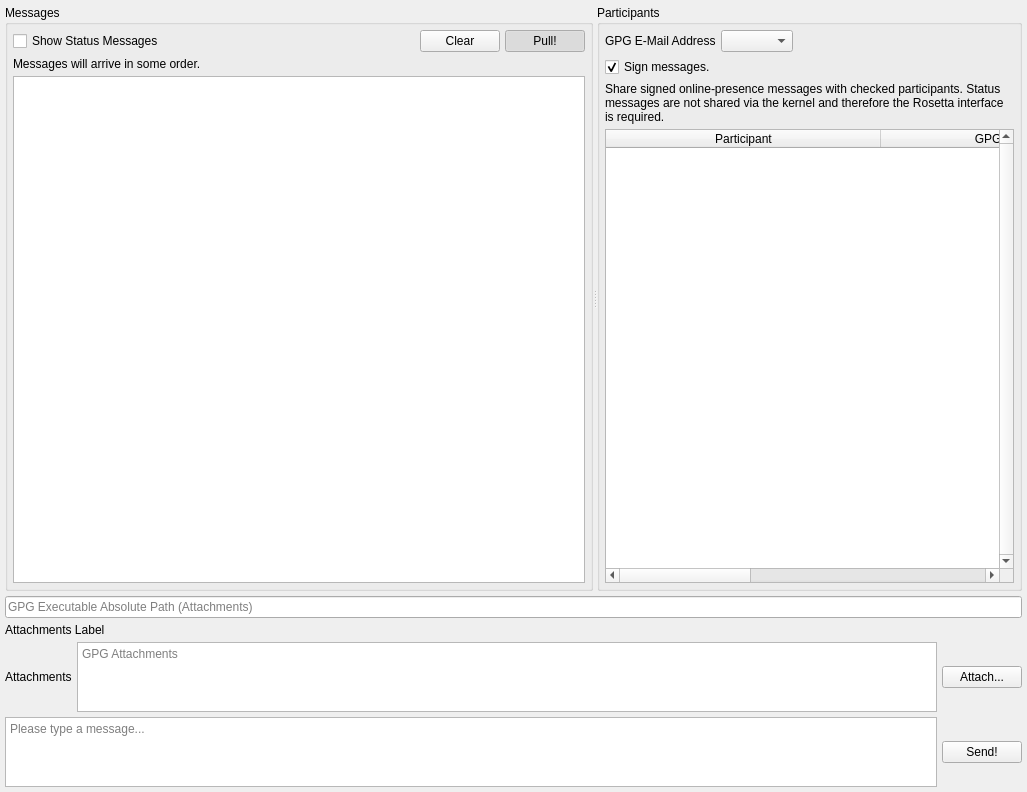
                 <widget class="QWidget" name="scrollAreaWidgetContents_2">
                  <property name="geometry">
                   <rect>
                    <x>0</x>
                    <y>-201</y>
                    <width>1027</width>
                    <height>792</height>
                   </rect>
                  </property>
                  <layout class="QHBoxLayout" name="horizontalLayout_25">
                   <property name="spacing">
                    <number>5</number>
                   </property>
                   <property name="leftMargin">
                    <number>5</number>
                   </property>
                   <property name="topMargin">
                    <number>5</number>
                   </property>
                   <property name="rightMargin">
                    <number>5</number>
                   </property>
                   <property name="bottomMargin">
                    <number>5</number>
                   </property>
                   <item>
                    <layout class="QVBoxLayout" name="verticalLayout_24">
                     <property name="spacing">
                      <number>5</number>
                     </property>
                     <item>
                      <widget class="QSplitter" name="chatHorizontalSplitter">
                       <property name="orientation">
                        <enum>Qt::Horizontal</enum>
                       </property>
                       <widget class="QGroupBox" name="groupBox_13">
                        <property name="title">
                         <string>Messages</string>
                        </property>
                        <layout class="QVBoxLayout" name="verticalLayout_14">
                         <property name="spacing">
                          <number>5</number>
                         </property>
                         <property name="leftMargin">
                          <number>5</number>
                         </property>
                         <property name="topMargin">
                          <number>5</number>
                         </property>
                         <property name="rightMargin">
                          <number>5</number>
                         </property>
                         <property name="bottomMargin">
                          <number>5</number>
                         </property>
                         <item>
                          <layout class="QHBoxLayout" name="horizontalLayout_30">
                           <property name="spacing">
                            <number>5</number>
                           </property>
                           <item>
                            <widget class="QCheckBox" name="gpg_show_status_messages">
                             <property name="toolTip">
                              <string>&lt;html&gt;&lt;head/&gt;&lt;body&gt;&lt;p&gt;For example, show that a GIT message file was generated correctly.&lt;/p&gt;&lt;/body&gt;&lt;/html&gt;</string>
                             </property>
                             <property name="text">
                              <string>Show Status Messages</string>
                             </property>
                            </widget>
                           </item>
                           <item>
                            <spacer name="horizontalSpacer_26">
                             <property name="orientation">
                              <enum>Qt::Horizontal</enum>
                             </property>
                             <property name="sizeHint" stdset="0">
                              <size>
                               <width>40</width>
                               <height>20</height>
                              </size>
                             </property>
                            </spacer>
                           </item>
                           <item>
                            <widget class="QPushButton" name="clear_gpg">
                             <property name="text">
                              <string>Clear</string>
                             </property>
                            </widget>
                           </item>
                           <item>
                            <widget class="QPushButton" name="gpg_pull">
                             <property name="toolTip">
                              <string>&lt;html&gt;&lt;head/&gt;&lt;body&gt;&lt;p&gt;If checked, automatically pull every five seconds. Please be careful as some GIT servers may decline requests! If the kernel is active, this function is ignored.&lt;/p&gt;&lt;/body&gt;&lt;/html&gt;</string>
                             </property>
                             <property name="text">
                              <string>Pull!</string>
                             </property>
                             <property name="checkable">
                              <bool>true</bool>
                             </property>
                             <property name="checked">
                              <bool>true</bool>
                             </property>
                            </widget>
                           </item>
                          </layout>
                         </item>
                         <item>
                          <widget class="QLabel" name="label_7">
                           <property name="text">
                            <string>Messages will arrive in some order.</string>
                           </property>
                          </widget>
                         </item>
                         <item>
                          <widget class="QTextBrowser" name="gpg_messages">
                           <property name="tabChangesFocus">
                            <bool>true</bool>
                           </property>
                           <property name="textInteractionFlags">
                            <set>Qt::LinksAccessibleByKeyboard|Qt::LinksAccessibleByMouse|Qt::TextBrowserInteraction|Qt::TextSelectableByKeyboard|Qt::TextSelectableByMouse</set>
                           </property>
                           <property name="openLinks">
                            <bool>false</bool>
                           </property>
                          </widget>
                         </item>
                        </layout>
                       </widget>
                       <widget class="QGroupBox" name="groupBox_14">
                        <property name="title">
                         <string>Participants</string>
                        </property>
                        <layout class="QVBoxLayout" name="verticalLayout_23">
                         <property name="spacing">
                          <number>5</number>
                         </property>
                         <property name="leftMargin">
                          <number>5</number>
                         </property>
                         <property name="topMargin">
                          <number>5</number>
                         </property>
                         <property name="rightMargin">
                          <number>5</number>
                         </property>
                         <property name="bottomMargin">
                          <number>5</number>
                         </property>
                         <item>
                          <layout class="QHBoxLayout" name="horizontalLayout_23">
                           <property name="spacing">
                            <number>5</number>
                           </property>
                           <item>
                            <widget class="QLabel" name="label_10">
                             <property name="text">
                              <string>GPG E-Mail Address</string>
                             </property>
                            </widget>
                           </item>
                           <item>
                            <widget class="QComboBox" name="gpg_address">
                             <property name="sizeAdjustPolicy">
                              <enum>QComboBox::AdjustToContents</enum>
                             </property>
                            </widget>
                           </item>
                           <item>
                            <spacer name="horizontalSpacer_16">
                             <property name="orientation">
                              <enum>Qt::Horizontal</enum>
                             </property>
                             <property name="sizeHint" stdset="0">
                              <size>
                               <width>40</width>
                               <height>20</height>
                              </size>
                             </property>
                            </spacer>
                           </item>
                          </layout>
                         </item>
                         <item>
                          <layout class="QHBoxLayout" name="horizontalLayout_6">
                           <item>
                            <widget class="QCheckBox" name="gpg_sign_messages">
                             <property name="toolTip">
                              <string>&lt;html&gt;&lt;head/&gt;&lt;body&gt;&lt;p&gt;A dialog may be displayed prompting for the password of the key ring. Attachments and status messages are always signed.&lt;/p&gt;&lt;/body&gt;&lt;/html&gt;</string>
                             </property>
                             <property name="text">
                              <string>Sign messages.</string>
                             </property>
                             <property name="checked">
                              <bool>true</bool>
                             </property>
                            </widget>
                           </item>
                           <item>
                            <spacer name="horizontalSpacer_13">
                             <property name="orientation">
                              <enum>Qt::Horizontal</enum>
                             </property>
                             <property name="sizeHint" stdset="0">
                              <size>
                               <width>40</width>
                               <height>20</height>
                              </size>
                             </property>
                            </spacer>
                           </item>
                          </layout>
                         </item>
                         <item>
                          <widget class="QLabel" name="label_9">
                           <property name="text">
                            <string>&lt;html&gt;&lt;head/&gt;&lt;body&gt;&lt;p&gt;Share signed online-presence messages with checked participants. Status messages are not shared via the kernel and therefore the Rosetta interface is required.&lt;/p&gt;&lt;/body&gt;&lt;/html&gt;</string>
                           </property>
                           <property name="wordWrap">
                            <bool>true</bool>
                           </property>
                          </widget>
                         </item>
                         <item>
                          <widget class="QTableWidget" name="gpg_participants">
                           <property name="verticalScrollBarPolicy">
                            <enum>Qt::ScrollBarAlwaysOn</enum>
                           </property>
                           <property name="alternatingRowColors">
                            <bool>true</bool>
                           </property>
                           <property name="selectionBehavior">
                            <enum>QAbstractItemView::SelectRows</enum>
                           </property>
                           <property name="verticalScrollMode">
                            <enum>QAbstractItemView::ScrollPerPixel</enum>
                           </property>
                           <property name="horizontalScrollMode">
                            <enum>QAbstractItemView::ScrollPerPixel</enum>
                           </property>
                           <property name="sortingEnabled">
                            <bool>true</bool>
                           </property>
                           <attribute name="horizontalHeaderMinimumSectionSize">
                            <number>150</number>
                           </attribute>
                           <attribute name="horizontalHeaderDefaultSectionSize">
                            <number>275</number>
                           </attribute>
                           <attribute name="horizontalHeaderStretchLastSection">
                            <bool>true</bool>
                           </attribute>
                           <attribute name="verticalHeaderVisible">
                            <bool>false</bool>
                           </attribute>
                           <column>
                            <property name="text">
                             <string>Participant</string>
                            </property>
                           </column>
                           <column>
                            <property name="text">
                             <string>GPG Fingerprint</string>
                            </property>
                           </column>
                           <column>
                            <property name="text">
                             <string>Public Key Hash</string>
                            </property>
                           </column>
                           <column>
                            <property name="text">
                             <string>Key Information</string>
                            </property>
                           </column>
                          </widget>
                         </item>
                        </layout>
                       </widget>
                      </widget>
                     </item>
                     <item>
                      <widget class="QLineEdit" name="gpg">
                       <property name="toolTip">
                        <string>&lt;html&gt;&lt;head/&gt;&lt;body&gt;&lt;p&gt;The minimum version of GPG must be 2.1!&lt;/p&gt;&lt;/body&gt;&lt;/html&gt;</string>
                       </property>
                       <property name="placeholderText">
                        <string>GPG Executable Absolute Path (Attachments)</string>
                       </property>
                       <property name="clearButtonEnabled">
                        <bool>true</bool>
                       </property>
                      </widget>
                     </item>
                     <item>
                      <widget class="QLabel" name="attachments_label">
                       <property name="sizePolicy">
                        <sizepolicy hsizetype="Preferred" vsizetype="Maximum">
                         <horstretch>0</horstretch>
                         <verstretch>0</verstretch>
                        </sizepolicy>
                       </property>
                       <property name="text">
                        <string>Attachments Label</string>
                       </property>
                       <property name="wordWrap">
                        <bool>true</bool>
                       </property>
                      </widget>
                     </item>
                     <item>
                      <layout class="QHBoxLayout" name="horizontalLayout_51">
                       <property name="spacing">
                        <number>5</number>
                       </property>
                       <item>
                        <widget class="QLabel" name="label_8">
                         <property name="text">
                          <string>Attachments</string>
                         </property>
                        </widget>
                       </item>
                       <item>
                        <widget class="spoton_textbrowser" name="attachments">
                         <property name="sizePolicy">
                          <sizepolicy hsizetype="Expanding" vsizetype="Maximum">
                           <horstretch>0</horstretch>
                           <verstretch>0</verstretch>
                          </sizepolicy>
                         </property>
                         <property name="toolTip">
                          <string>Click an attachment to remove it.</string>
                         </property>
                         <property name="tabChangesFocus">
                          <bool>true</bool>
                         </property>
                         <property name="placeholderText">
                          <string>GPG Attachments</string>
                         </property>
                         <property name="openLinks">
                          <bool>false</bool>
                         </property>
                        </widget>
                       </item>
                       <item>
                        <widget class="QPushButton" name="attach">
                         <property name="text">
                          <string>Attach...</string>
                         </property>
                        </widget>
                       </item>
                      </layout>
                     </item>
                     <item>
                      <layout class="QHBoxLayout" name="horizontalLayout_31">
                       <property name="spacing">
                        <number>5</number>
                       </property>
                       <item>
                        <widget class="spoton_textedit" name="gpg_message">
                         <property name="sizePolicy">
                          <sizepolicy hsizetype="Expanding" vsizetype="Maximum">
                           <horstretch>0</horstretch>
                           <verstretch>0</verstretch>
                          </sizepolicy>
                         </property>
                         <property name="tabChangesFocus">
                          <bool>true</bool>
                         </property>
                         <property name="acceptRichText">
                          <bool>false</bool>
                         </property>
                         <property name="placeholderText">
                          <string>Please type a message...</string>
                         </property>
                        </widget>
                       </item>
                       <item>
                        <layout class="QVBoxLayout" name="verticalLayout_25">
                         <property name="spacing">
                          <number>5</number>
                         </property>
                         <item>
                          <widget class="QPushButton" name="gpg_send">
                           <property name="toolTip">
                            <string>&lt;html&gt;&lt;head/&gt;&lt;body&gt;&lt;table border=&quot;0&quot; style=&quot; margin-top:0px; margin-bottom:0px; margin-left:0px; margin-right:0px;&quot; width=&quot;754&quot; cellspacing=&quot;2&quot; cellpadding=&quot;0&quot;&gt;&lt;tr&gt;&lt;td colspan=&quot;3&quot; bgcolor=&quot;#ffffca&quot;&gt;&lt;p align=&quot;center&quot;&gt;&lt;span style=&quot; font-size:18pt; font-weight:600;&quot;&gt;List of Emoticons&lt;/span&gt;&lt;/p&gt;&lt;/td&gt;&lt;td width=&quot;20&quot; rowspan=&quot;10&quot; bgcolor=&quot;#66cc99&quot;/&gt;&lt;td width=&quot;120&quot; bgcolor=&quot;#ffffca&quot;&gt;&lt;p align=&quot;center&quot;&gt;&lt;span style=&quot; font-size:18pt;&quot;&gt;:-)(-:&lt;/span&gt;&lt;/p&gt;&lt;/td&gt;&lt;td width=&quot;110&quot; bgcolor=&quot;#ffffca&quot;&gt;&lt;p&gt;&lt;span style=&quot; font-size:18pt;&quot;&gt;kiss&lt;/span&gt;&lt;/p&gt;&lt;/td&gt;&lt;td width=&quot;70&quot; bgcolor=&quot;#ffffca&quot;&gt;&lt;p align=&quot;center&quot;&gt;&lt;img src=&quot;:/emoticons/kiss.png&quot;/&gt;&lt;/p&gt;&lt;/td&gt;&lt;/tr&gt;&lt;tr&gt;&lt;td width=&quot;120&quot; bgcolor=&quot;#ffffca&quot;&gt;&lt;p align=&quot;center&quot;&gt;&lt;span style=&quot; font-size:18pt;&quot;&gt;O:-)&lt;/span&gt;&lt;/p&gt;&lt;/td&gt;&lt;td width=&quot;110&quot; bgcolor=&quot;#ffffca&quot;&gt;&lt;p&gt;&lt;span style=&quot; font-size:18pt;&quot;&gt;angel&lt;/span&gt;&lt;/p&gt;&lt;/td&gt;&lt;td width=&quot;70&quot; bgcolor=&quot;#ffffca&quot;&gt;&lt;p align=&quot;center&quot;&gt;&lt;img src=&quot;:/emoticons/angel.png&quot;/&gt;&lt;/p&gt;&lt;/td&gt;&lt;td bgcolor=&quot;#ffffca&quot;&gt;&lt;p align=&quot;center&quot;&gt;&lt;span style=&quot; font-size:18pt;&quot;&gt;:|&lt;/span&gt;&lt;/p&gt;&lt;/td&gt;&lt;td bgcolor=&quot;#ffffca&quot;&gt;&lt;p&gt;&lt;span style=&quot; font-size:18pt;&quot;&gt;neutral&lt;/span&gt;&lt;/p&gt;&lt;/td&gt;&lt;td bgcolor=&quot;#ffffca&quot;&gt;&lt;p align=&quot;center&quot;&gt;&lt;img src=&quot;:/emoticons/neutral.png&quot;/&gt;&lt;/p&gt;&lt;/td&gt;&lt;/tr&gt;&lt;tr&gt;&lt;td bgcolor=&quot;#ffffca&quot;&gt;&lt;p align=&quot;center&quot;&gt;&lt;span style=&quot; font-size:18pt; background-color:#ffffca;&quot;&gt;:-||&lt;/span&gt;&lt;/p&gt;&lt;/td&gt;&lt;td bgcolor=&quot;#ffffca&quot;&gt;&lt;p&gt;&lt;span style=&quot; font-size:18pt;&quot;&gt;angry&lt;/span&gt;&lt;/p&gt;&lt;/td&gt;&lt;td bgcolor=&quot;#ffffca&quot;&gt;&lt;p align=&quot;center&quot;&gt;&lt;img src=&quot;:/emoticons/angry.png&quot;/&gt;&lt;/p&gt;&lt;/td&gt;&lt;td bgcolor=&quot;#ffffca&quot;&gt;&lt;p align=&quot;center&quot;&gt;&lt;span style=&quot; font-size:18pt;&quot;&gt;(t)&lt;/span&gt;&lt;/p&gt;&lt;/td&gt;&lt;td bgcolor=&quot;#ffffca&quot;&gt;&lt;p&gt;&lt;span style=&quot; font-size:18pt;&quot;&gt;phone&lt;/span&gt;&lt;/p&gt;&lt;/td&gt;&lt;td bgcolor=&quot;#ffffca&quot;&gt;&lt;p align=&quot;center&quot;&gt;&lt;img src=&quot;:/emoticons/phone.png&quot;/&gt;&lt;/p&gt;&lt;/td&gt;&lt;/tr&gt;&lt;tr&gt;&lt;td bgcolor=&quot;#ffffca&quot;&gt;&lt;p align=&quot;center&quot;&gt;&lt;span style=&quot; font-size:18pt;&quot;&gt;:-/ &lt;/span&gt;&lt;/p&gt;&lt;/td&gt;&lt;td bgcolor=&quot;#ffffca&quot;&gt;&lt;p&gt;&lt;span style=&quot; font-size:18pt;&quot;&gt;confused&lt;/span&gt;&lt;/p&gt;&lt;/td&gt;&lt;td bgcolor=&quot;#ffffca&quot;&gt;&lt;p align=&quot;center&quot;&gt;&lt;img src=&quot;:/emoticons/confused.png&quot;/&gt;&lt;/p&gt;&lt;/td&gt;&lt;td bgcolor=&quot;#ffffca&quot;&gt;&lt;p align=&quot;center&quot;&gt;&lt;span style=&quot; font-size:18pt;&quot;&gt;@&amp;gt;--&amp;gt;--&lt;/span&gt;&lt;/p&gt;&lt;/td&gt;&lt;td bgcolor=&quot;#ffffca&quot;&gt;&lt;p&gt;&lt;span style=&quot; font-size:18pt;&quot;&gt;rose&lt;/span&gt;&lt;/p&gt;&lt;/td&gt;&lt;td bgcolor=&quot;#ffffca&quot;&gt;&lt;p align=&quot;center&quot;&gt;&lt;img src=&quot;:/emoticons/rose.png&quot;/&gt;&lt;/p&gt;&lt;/td&gt;&lt;/tr&gt;&lt;tr&gt;&lt;td bgcolor=&quot;#ffffca&quot;&gt;&lt;p align=&quot;center&quot;&gt;&lt;span style=&quot; font-size:18pt;&quot;&gt;8-)&lt;/span&gt;&lt;/p&gt;&lt;/td&gt;&lt;td bgcolor=&quot;#ffffca&quot;&gt;&lt;p&gt;&lt;span style=&quot; font-size:18pt;&quot;&gt;cool&lt;/span&gt;&lt;/p&gt;&lt;/td&gt;&lt;td bgcolor=&quot;#ffffca&quot;&gt;&lt;p align=&quot;center&quot;&gt;&lt;img src=&quot;:/emoticons/glasses-cool.png&quot;/&gt;&lt;/p&gt;&lt;/td&gt;&lt;td bgcolor=&quot;#ffffca&quot;&gt;&lt;p align=&quot;center&quot;&gt;&lt;span style=&quot; font-size:18pt;&quot;&gt;:-(&lt;/span&gt;&lt;/p&gt;&lt;/td&gt;&lt;td bgcolor=&quot;#ffffca&quot;&gt;&lt;p&gt;&lt;span style=&quot; font-size:18pt;&quot;&gt;sad&lt;/span&gt;&lt;/p&gt;&lt;/td&gt;&lt;td bgcolor=&quot;#ffffca&quot;&gt;&lt;p align=&quot;center&quot;&gt;&lt;img src=&quot;:/emoticons/sad.png&quot;/&gt;&lt;/p&gt;&lt;/td&gt;&lt;/tr&gt;&lt;tr&gt;&lt;td bgcolor=&quot;#ffffca&quot;&gt;&lt;p align=&quot;center&quot;&gt;&lt;span style=&quot; font-size:18pt;&quot;&gt;:'(&lt;/span&gt;&lt;/p&gt;&lt;/td&gt;&lt;td bgcolor=&quot;#ffffca&quot;&gt;&lt;p&gt;&lt;span style=&quot; font-size:18pt;&quot;&gt;crying&lt;/span&gt;&lt;/p&gt;&lt;/td&gt;&lt;td bgcolor=&quot;#ffffca&quot;&gt;&lt;p align=&quot;center&quot;&gt;&lt;img src=&quot;:/emoticons/crying.png&quot;/&gt;&lt;/p&gt;&lt;/td&gt;&lt;td bgcolor=&quot;#ffffca&quot;&gt;&lt;p align=&quot;center&quot;&gt;&lt;span style=&quot; font-size:18pt;&quot;&gt;:-O&lt;/span&gt;&lt;/p&gt;&lt;/td&gt;&lt;td bgcolor=&quot;#ffffca&quot;&gt;&lt;p&gt;&lt;span style=&quot; font-size:18pt;&quot;&gt;shocked&lt;/span&gt;&lt;/p&gt;&lt;/td&gt;&lt;td bgcolor=&quot;#ffffca&quot;&gt;&lt;p align=&quot;center&quot;&gt;&lt;img src=&quot;:/emoticons/shocked.png&quot;/&gt;&lt;/p&gt;&lt;/td&gt;&lt;/tr&gt;&lt;tr&gt;&lt;td bgcolor=&quot;#ffffca&quot;&gt;&lt;p align=&quot;center&quot;&gt;&lt;span style=&quot; font-size:18pt;&quot;&gt;o-)&lt;/span&gt;&lt;/p&gt;&lt;/td&gt;&lt;td bgcolor=&quot;#ffffca&quot;&gt;&lt;p&gt;&lt;span style=&quot; font-size:18pt;&quot;&gt;cyclops&lt;/span&gt;&lt;/p&gt;&lt;/td&gt;&lt;td bgcolor=&quot;#ffffca&quot;&gt;&lt;p align=&quot;center&quot;&gt;&lt;img src=&quot;:/emoticons/cyclops.png&quot;/&gt;&lt;/p&gt;&lt;/td&gt;&lt;td bgcolor=&quot;#ffffca&quot;&gt;&lt;p align=&quot;center&quot;&gt;&lt;span style=&quot; font-size:18pt;&quot;&gt;C:-)&lt;/span&gt;&lt;/p&gt;&lt;/td&gt;&lt;td bgcolor=&quot;#ffffca&quot;&gt;&lt;p&gt;&lt;span style=&quot; font-size:18pt;&quot;&gt;skywalker&lt;/span&gt;&lt;/p&gt;&lt;/td&gt;&lt;td bgcolor=&quot;#ffffca&quot;&gt;&lt;p align=&quot;center&quot;&gt;&lt;img src=&quot;:/emoticons/skywalker.png&quot;/&gt;&lt;/p&gt;&lt;/td&gt;&lt;/tr&gt;&lt;tr&gt;&lt;td bgcolor=&quot;#ffffca&quot;&gt;&lt;p align=&quot;center&quot;&gt;&lt;span style=&quot; font-size:18pt;&quot;&gt;}:)&lt;/span&gt;&lt;/p&gt;&lt;/td&gt;&lt;td bgcolor=&quot;#ffffca&quot;&gt;&lt;p&gt;&lt;span style=&quot; font-size:18pt;&quot;&gt;devil&lt;/span&gt;&lt;/p&gt;&lt;/td&gt;&lt;td bgcolor=&quot;#ffffca&quot;&gt;&lt;p align=&quot;center&quot;&gt;&lt;img src=&quot;:/emoticons/devil.png&quot;/&gt;&lt;/p&gt;&lt;/td&gt;&lt;td bgcolor=&quot;#ffffca&quot;&gt;&lt;p align=&quot;center&quot;&gt;&lt;span style=&quot; font-size:18pt;&quot;&gt;:-)&lt;/span&gt;&lt;/p&gt;&lt;/td&gt;&lt;td bgcolor=&quot;#ffffca&quot;&gt;&lt;p&gt;&lt;span style=&quot; font-size:18pt;&quot;&gt;smile&lt;/span&gt;&lt;/p&gt;&lt;/td&gt;&lt;td bgcolor=&quot;#ffffca&quot;&gt;&lt;p align=&quot;center&quot;&gt;&lt;img src=&quot;:/emoticons/smile.png&quot;/&gt;&lt;/p&gt;&lt;/td&gt;&lt;/tr&gt;&lt;tr&gt;&lt;td bgcolor=&quot;#ffffca&quot;&gt;&lt;p align=&quot;center&quot;&gt;&lt;span style=&quot; font-size:18pt;&quot;&gt;:-D&lt;/span&gt;&lt;/p&gt;&lt;/td&gt;&lt;td bgcolor=&quot;#ffffca&quot;&gt;&lt;p&gt;&lt;span style=&quot; font-size:18pt;&quot;&gt;laugh&lt;/span&gt;&lt;/p&gt;&lt;/td&gt;&lt;td bgcolor=&quot;#ffffca&quot;&gt;&lt;p align=&quot;center&quot;&gt;&lt;img src=&quot;:/emoticons/laugh.png&quot;/&gt;&lt;/p&gt;&lt;/td&gt;&lt;td bgcolor=&quot;#ffffca&quot;&gt;&lt;p align=&quot;center&quot;&gt;&lt;span style=&quot; font-size:18pt;&quot;&gt;:-P&lt;/span&gt;&lt;/p&gt;&lt;/td&gt;&lt;td bgcolor=&quot;#ffffca&quot;&gt;&lt;p&gt;&lt;span style=&quot; font-size:18pt;&quot;&gt;tongue&lt;/span&gt;&lt;/p&gt;&lt;/td&gt;&lt;td bgcolor=&quot;#ffffca&quot;&gt;&lt;p align=&quot;center&quot;&gt;&lt;img src=&quot;:/emoticons/tongue.png&quot;/&gt;&lt;/p&gt;&lt;/td&gt;&lt;/tr&gt;&lt;tr&gt;&lt;td bgcolor=&quot;#ffffca&quot;&gt;&lt;p align=&quot;center&quot;&gt;&lt;span style=&quot; font-size:18pt;&quot;&gt;:-))&lt;/span&gt;&lt;/p&gt;&lt;/td&gt;&lt;td bgcolor=&quot;#ffffca&quot;&gt;&lt;p&gt;&lt;span style=&quot; font-size:18pt;&quot;&gt;happy&lt;/span&gt;&lt;/p&gt;&lt;/td&gt;&lt;td bgcolor=&quot;#ffffca&quot;&gt;&lt;p align=&quot;center&quot;&gt;&lt;img src=&quot;:/emoticons/happy.png&quot;/&gt;&lt;/p&gt;&lt;/td&gt;&lt;td bgcolor=&quot;#ffffca&quot;&gt;&lt;p align=&quot;center&quot;&gt;&lt;span style=&quot; font-size:18pt;&quot;&gt;;)&lt;/span&gt;&lt;/p&gt;&lt;/td&gt;&lt;td bgcolor=&quot;#ffffca&quot;&gt;&lt;p&gt;&lt;span style=&quot; font-size:18pt;&quot;&gt;wink&lt;/span&gt;&lt;/p&gt;&lt;/td&gt;&lt;td bgcolor=&quot;#ffffca&quot;&gt;&lt;p align=&quot;center&quot;&gt;&lt;img src=&quot;:/emoticons/wink.png&quot;/&gt;&lt;/p&gt;&lt;/td&gt;&lt;/tr&gt;&lt;/table&gt;&lt;/body&gt;&lt;/html&gt;</string>
                           </property>
                           <property name="text">
                            <string>Send!</string>
                           </property>
                          </widget>
                         </item>
                        </layout>
                       </item>
                      </layout>
                     </item>
                    </layout>
                   </item>
                  </layout>
                 </widget>
